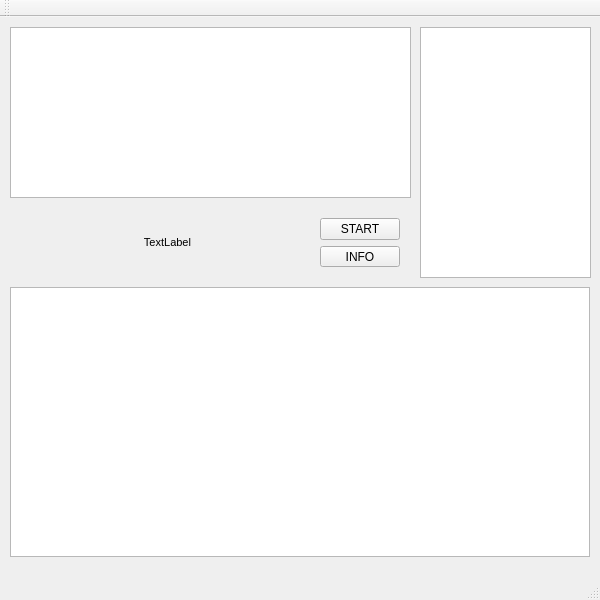
<?xml version="1.0" encoding="UTF-8"?>
<ui version="4.0">
 <class>MainWindow</class>
 <widget class="QMainWindow" name="MainWindow">
  <property name="geometry">
   <rect>
    <x>0</x>
    <y>0</y>
    <width>600</width>
    <height>600</height>
   </rect>
  </property>
  <property name="windowTitle">
   <string>MainWindow</string>
  </property>
  <widget class="QWidget" name="centralWidget">
   <widget class="QPlainTextEdit" name="main_scene">
    <property name="geometry">
     <rect>
      <x>10</x>
      <y>270</y>
      <width>580</width>
      <height>270</height>
     </rect>
    </property>
    <property name="tabChangesFocus">
     <bool>false</bool>
    </property>
    <property name="lineWrapMode">
     <enum>QPlainTextEdit::WidgetWidth</enum>
    </property>
    <property name="readOnly">
     <bool>true</bool>
    </property>
    <property name="centerOnScroll">
     <bool>false</bool>
    </property>
    <property name="placeholderText">
     <string notr="true"/>
    </property>
   </widget>
   <widget class="QTableView" name="specs">
    <property name="geometry">
     <rect>
      <x>420</x>
      <y>10</y>
      <width>171</width>
      <height>251</height>
     </rect>
    </property>
   </widget>
   <widget class="QTableView" name="inventory">
    <property name="geometry">
     <rect>
      <x>10</x>
      <y>10</y>
      <width>401</width>
      <height>171</height>
     </rect>
    </property>
   </widget>
   <widget class="QWidget" name="gridLayoutWidget">
    <property name="geometry">
     <rect>
      <x>10</x>
      <y>190</y>
      <width>401</width>
      <height>71</height>
     </rect>
    </property>
    <layout class="QGridLayout" name="gridLayout">
     <item row="0" column="0" rowspan="2">
      <widget class="QLabel" name="tips">
       <property name="sizePolicy">
        <sizepolicy hsizetype="Minimum" vsizetype="Minimum">
         <horstretch>0</horstretch>
         <verstretch>0</verstretch>
        </sizepolicy>
       </property>
       <property name="font">
        <font>
         <pointsize>8</pointsize>
        </font>
       </property>
       <property name="text">
        <string>TextLabel</string>
       </property>
       <property name="textFormat">
        <enum>Qt::AutoText</enum>
       </property>
       <property name="alignment">
        <set>Qt::AlignCenter</set>
       </property>
       <property name="wordWrap">
        <bool>true</bool>
       </property>
      </widget>
     </item>
     <item row="0" column="1">
      <widget class="QPushButton" name="btn1">
       <property name="sizePolicy">
        <sizepolicy hsizetype="Minimum" vsizetype="Fixed">
         <horstretch>0</horstretch>
         <verstretch>0</verstretch>
        </sizepolicy>
       </property>
       <property name="focusPolicy">
        <enum>Qt::StrongFocus</enum>
       </property>
       <property name="autoFillBackground">
        <bool>false</bool>
       </property>
       <property name="text">
        <string>START</string>
       </property>
       <property name="checkable">
        <bool>false</bool>
       </property>
       <property name="autoRepeat">
        <bool>false</bool>
       </property>
       <property name="autoExclusive">
        <bool>false</bool>
       </property>
       <property name="autoDefault">
        <bool>false</bool>
       </property>
       <property name="default">
        <bool>false</bool>
       </property>
       <property name="flat">
        <bool>false</bool>
       </property>
      </widget>
     </item>
     <item row="1" column="1">
      <widget class="QPushButton" name="btn2">
       <property name="sizePolicy">
        <sizepolicy hsizetype="Fixed" vsizetype="Fixed">
         <horstretch>0</horstretch>
         <verstretch>0</verstretch>
        </sizepolicy>
       </property>
       <property name="text">
        <string>INFO</string>
       </property>
      </widget>
     </item>
    </layout>
   </widget>
  </widget>
  <widget class="QMenuBar" name="menuBar">
   <property name="geometry">
    <rect>
     <x>0</x>
     <y>0</y>
     <width>600</width>
     <height>22</height>
    </rect>
   </property>
  </widget>
  <widget class="QToolBar" name="mainToolBar">
   <attribute name="toolBarArea">
    <enum>TopToolBarArea</enum>
   </attribute>
   <attribute name="toolBarBreak">
    <bool>false</bool>
   </attribute>
  </widget>
  <widget class="QStatusBar" name="statusBar"/>
 </widget>
 <layoutdefault spacing="6" margin="11"/>
 <resources/>
 <connections/>
</ui>
